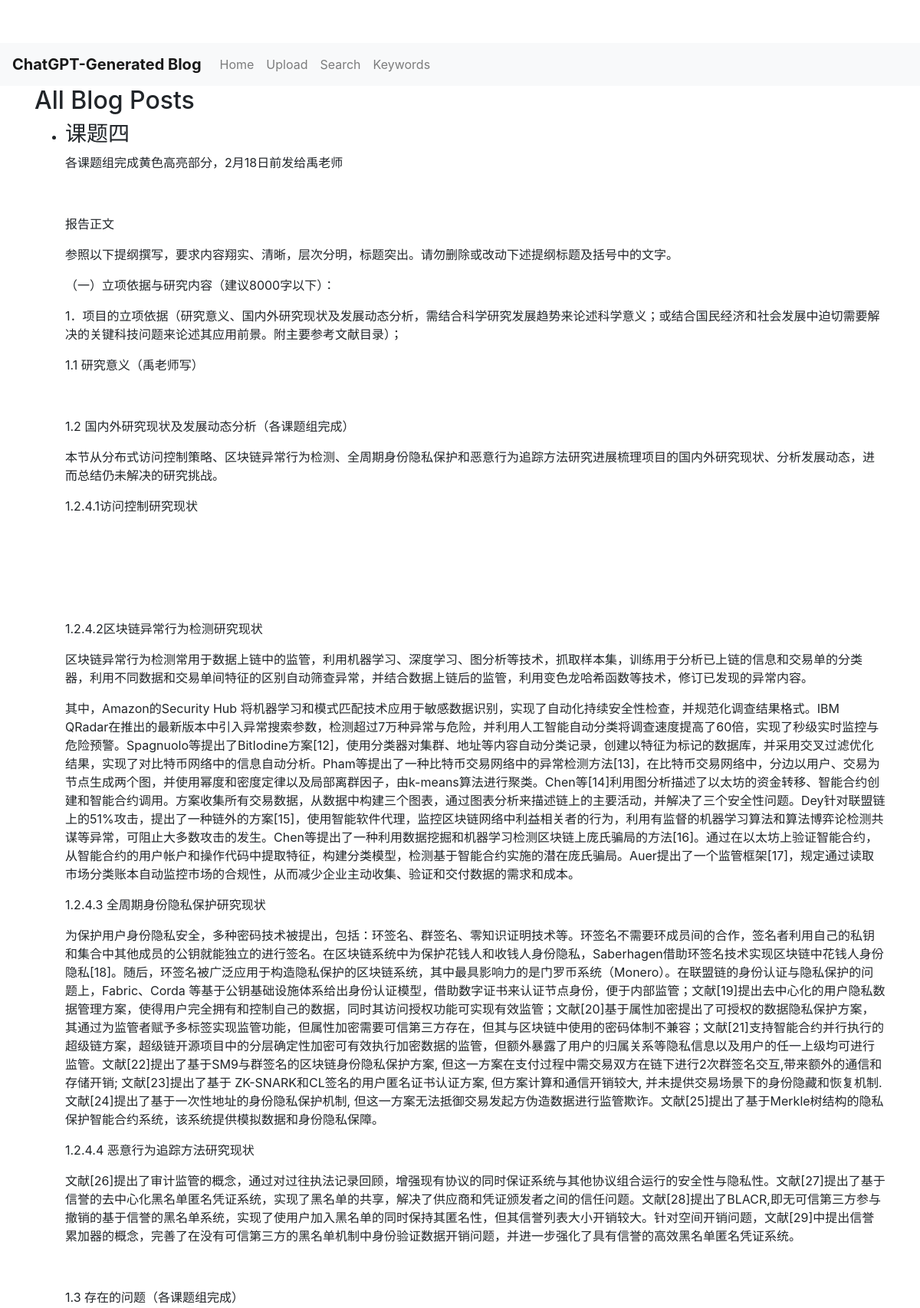
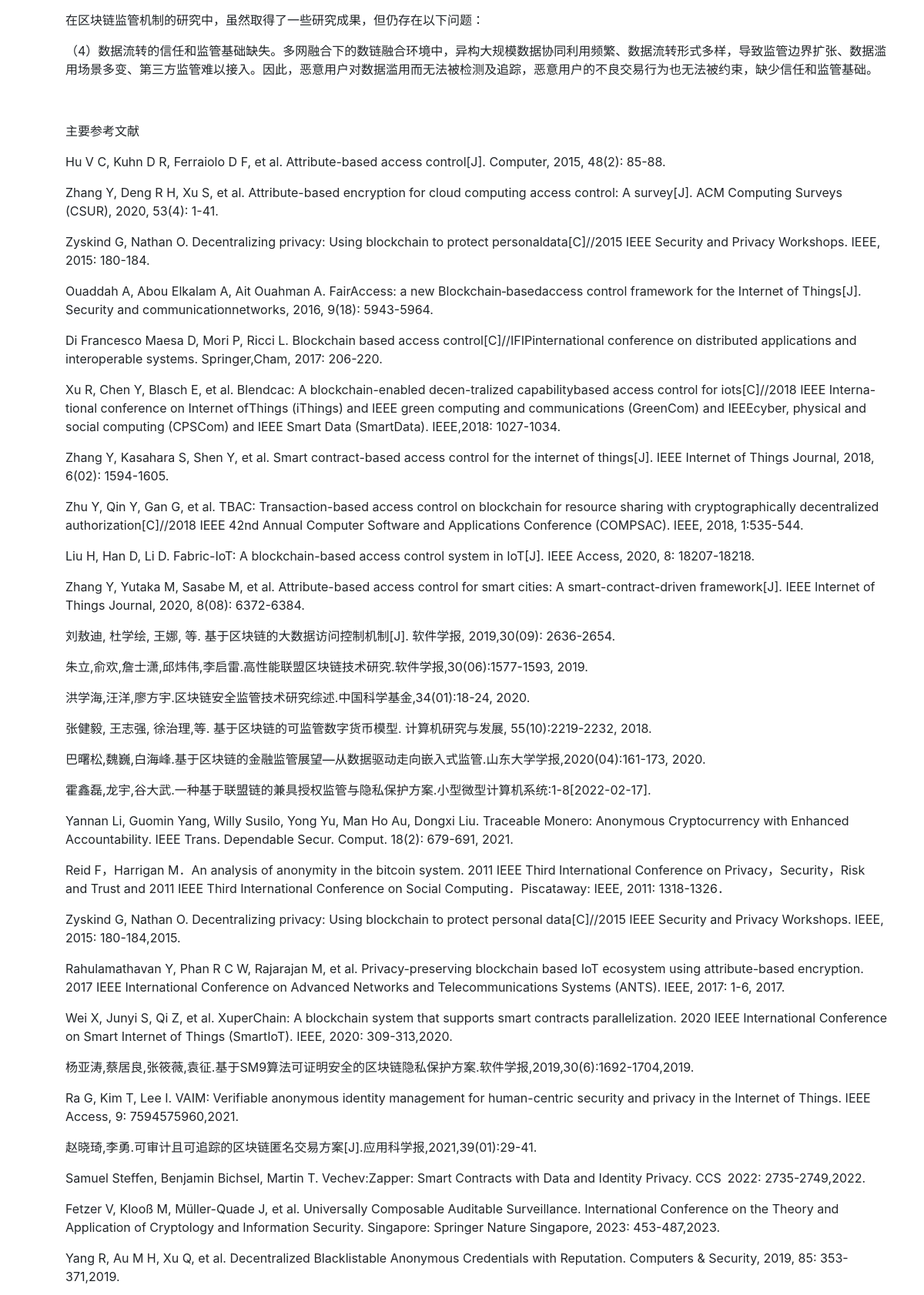
The page / (upper part) on the database its author committed (2 pictures, top to bottom).
### app/models.py (models this page shows, shortened)
class BlogPost(db.Model):
    id = db.Column(db.Integer, primary_key=True)
    title = db.Column(db.String(140))
    content = db.Column(db.Text)
    timestamp = db.Column(db.DateTime, index=True, default=datetime.utcnow)
    keywords = db.Column(db.String(200))  # New field for storing keywords

### app/routes.py (the view)
@bp.route('/')
def index():
    posts = BlogPost.query.order_by(BlogPost.timestamp.desc()).all()
    return render_template('index.html', posts=posts)

### app/templates/index.html (shortened to what this page needs)
{% extends "base.html" %}
{% block content %}
<h2>All Blog Posts</h2>
<ul>
    {% for post in posts %}
    <li>
        <h3>{{ post.title }}</h3>
        <div>{{ post.content|safe }}</div>
    </li>
    {% endfor %}
</ul>
{% endblock %}

### app/static/css/styles.css (style rules this page uses)
body { padding-top: 56px; }

### rows shown on the page
BlogPost: title "课题四", content "各课题组完成黄色高亮部分，2月18日前发给禹老师 报告正文 参照以下提纲撰写，要求内容翔实、清晰，层次分明，标题突出。请勿删除或改动下述提纲标题及括号中的文字。 （一）立项依据与研究内容（建议8000字以下）： 1．项目的立项依据（研究意义、国内外研究现状及发展动态分析，需结合科学研究发展趋势来论述科学意义；或结合国民经济和社会发展中迫切需要解决的关键科技问题来论述其应用前景。附主要参考文献目录）； 1.1 研究意义（禹老师写） 1.2 国内外研究现状及发展动态分析（各课题组完成） 本节从分布式访问控制策略、区块链异常行为检测、全周期身份隐私保护和恶意行为追踪方法研究进展梳理项目的国内外研究现状、分析发展动态，进而总结仍未解决的研究挑战。 1.2.4.1访问控制研究现状 1.2.4.2区块链异常行为检测研究现状 区块链异常行为检测常用于数据上链中的监管，利用机器学习、深度学习、图分析等技术，抓取样本集，训练用于分析已上链的信息和交易单的分类器，利用不同数据和交易单间特征的区别自动筛查异常，并结合数据上链后的监管，利用变色龙哈希函数等技术，修订已发现的异常内容。 其中，Amazon的Security Hub 将机器学习和模式匹配技术应用于敏感数据识别，实现了自动化持续安全性检查，并规范化调查结果格式。IBM…"
